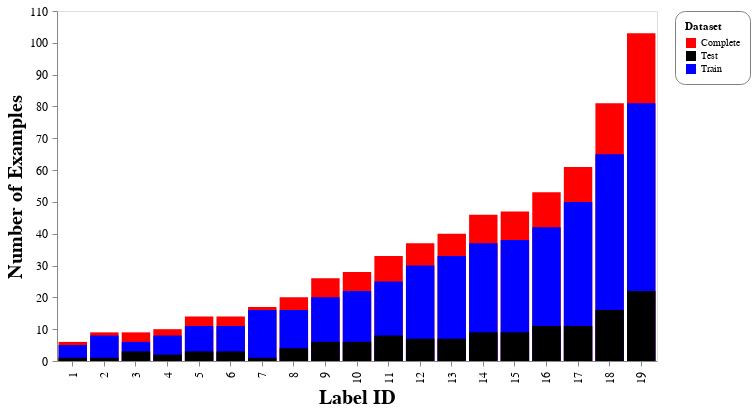

Notebook code for this chart:
### Markdown cell above
where *Label cardinality* is defined as the mean number of labels associated for an example, *Label density* is defined as cardinality divided by the number of labels, *Distinct label sets* is defined as the number of distinct labels in the data, *Ferequency of distinct label sets* is defined as the number of appearances of distinct labels divided by the total number of examples, and *KL* (Kullback-divergence) difference between complete and data partition measures the difference between two probability distributions where low number explains that a partitioned data is closely resembling the complete data label distributions.

From the table, we observe that both training and test sets are close approximated to the complete data with regard to the KL metric. 

Let us plot the resulted data in terms of the frequency of examples for each label.

### Code cell
chart

### Figure 1 — Vega-Lite specification as saved in the notebook (floating-point values rounded to 4 significant figures)
{"data": {"name": "data-e6a70a54305dc6dc42ece67f246a4aab"}, "mark": {"type": "bar", "color": "grey"}, "config": {"axis": {"labelFontSize": 12, "labelLimit": 500, "labelPadding": 5, "titleFontSize": 20}, "axisY": {"grid": false}, "header": {"labelFontSize": 15, "titleFontSize": 20}, "legend": {"cornerRadius": 10, "fillColor": "white", "padding": 10, "strokeColor": "gray"}}, "encoding": {"color": {"type": "nominal", "field": "Dataset", "scale": {"range": ["red", "black", "blue"]}}, "x": {"type": "ordinal", "field": "Label", "sort": "ascending", "title": "Label ID"}, "y": {"type": "quantitative", "field": "Sum", "stack": null, "title": "Number of Examples"}}, "height": 350, "resolve": {"scale": {"x": "independent"}}, "width": 600, "$schema": "https://vega.github.io/schema/vega-lite/v4.8.1.json", "datasets": {"data-e6a70a54305dc6dc42ece67f246a4aab": [{"Label": 1, "Dataset": "Complete", "Sum": 6}, {"Label": 2, "Dataset": "Complete", "Sum": 9}, {"Label": 3, "Dataset": "Complete", "Sum": 9}, {"Label": 4, "Dataset": "Complete", "Sum": 10}, {"Label": 5, "Dataset": "Complete", "Sum": 14}, {"Label": 6, "Dataset": "Complete", "Sum": 14}, {"Label": 7, "Dataset": "Complete", "Sum": 17}, {"Label": 8, "Dataset": "Complete", "Sum": 20}, {"Label": 9, "Dataset": "Complete", "Sum": 26}, {"Label": 10, "Dataset": "Complete", "Sum": 28}, {"Label": 11, "Dataset": "Complete", "Sum": 33}, {"Label": 12, "Dataset": "Complete", "Sum": 37}, {"Label": 13, "Dataset": "Complete", "Sum": 40}, {"Label": 14, "Dataset": "Complete", "Sum": 46}, {"Label": 15, "Dataset": "Complete", "Sum": 47}, {"Label": 16, "Dataset": "Complete", "Sum": 53}, {"Label": 17, "Dataset": "Complete", "Sum": 61}, {"Label": 18, "Dataset": "Complete", "Sum": 81}, {"Label": 19, "Dataset": "Complete", "Sum": 103}, {"Label": 1, "Dataset": "Train", "Sum": 5}, {"Label": 2, "Dataset": "Train", "Sum": 8}, {"Label": 3, "Dataset": "Train", "Sum": 6}, {"Label": 4, "Dataset": "Train", "Sum": 8}, {"Label": 5, "Dataset": "Train", "Sum": 11}, {"Label": 6, "Dataset": "Train", "Sum": 11}, {"Label": 7, "Dataset": "Train", "Sum": 16}, {"Label": 8, "Dataset": "Train", "Sum": 16}, {"Label": 9, "Dataset": "Train", "Sum": 20}, {"Label": 10, "Dataset": "Train", "Sum": 22}, {"Label": 11, "Dataset": "Train", "Sum": 25}, {"Label": 12, "Dataset": "Train", "Sum": 30}, {"Label": 13, "Dataset": "Train", "Sum": 33}, {"Label": 14, "Dataset": "Train", "Sum": 37}, {"Label": 15, "Dataset": "Train", "Sum": 38}, {"Label": 16, "Dataset": "Train", "Sum": 42}, {"Label": 17, "Dataset": "Train", "Sum": 50}, {"Label": 18, "Dataset": "Train", "Sum": 65}, {"Label": 19, "Dataset": "Train", "Sum": 81}, {"Label": 1, "Dataset": "Test", "Sum": 1}, {"Label": 2, "Dataset": "Test", "Sum": 1}, {"Label": 3, "Dataset": "Test", "Sum": 3}, {"Label": 4, "Dataset": "Test", "Sum": 2}, {"Label": 5, "Dataset": "Test", "Sum": 3}, {"Label": 6, "Dataset": "Test", "Sum": 3}, {"Label": 7, "Dataset": "Test", "Sum": 1}, {"Label": 8, "Dataset": "Test", "Sum": 4}, {"Label": 9, "Dataset": "Test", "Sum": 6}, {"Label": 10, "Dataset": "Test", "Sum": 6}, {"Label": 11, "Dataset": "Test", "Sum": 8}, {"Label": 12, "Dataset": "Test", "Sum": 7}, {"Label": 13, "Dataset": "Test", "Sum": 7}, {"Label": 14, "Dataset": "Test", "Sum": 9}, {"Label": 15, "Dataset": "Test", "Sum": 9}, {"Label": 16, "Dataset": "Test", "Sum": 11}, {"Label": 17, "Dataset": "Test", "Sum": 11}, {"Label": 18, "Dataset": "Test", "Sum": 16}, {"Label": 19, "Dataset": "Test", "Sum": 22}]}}
